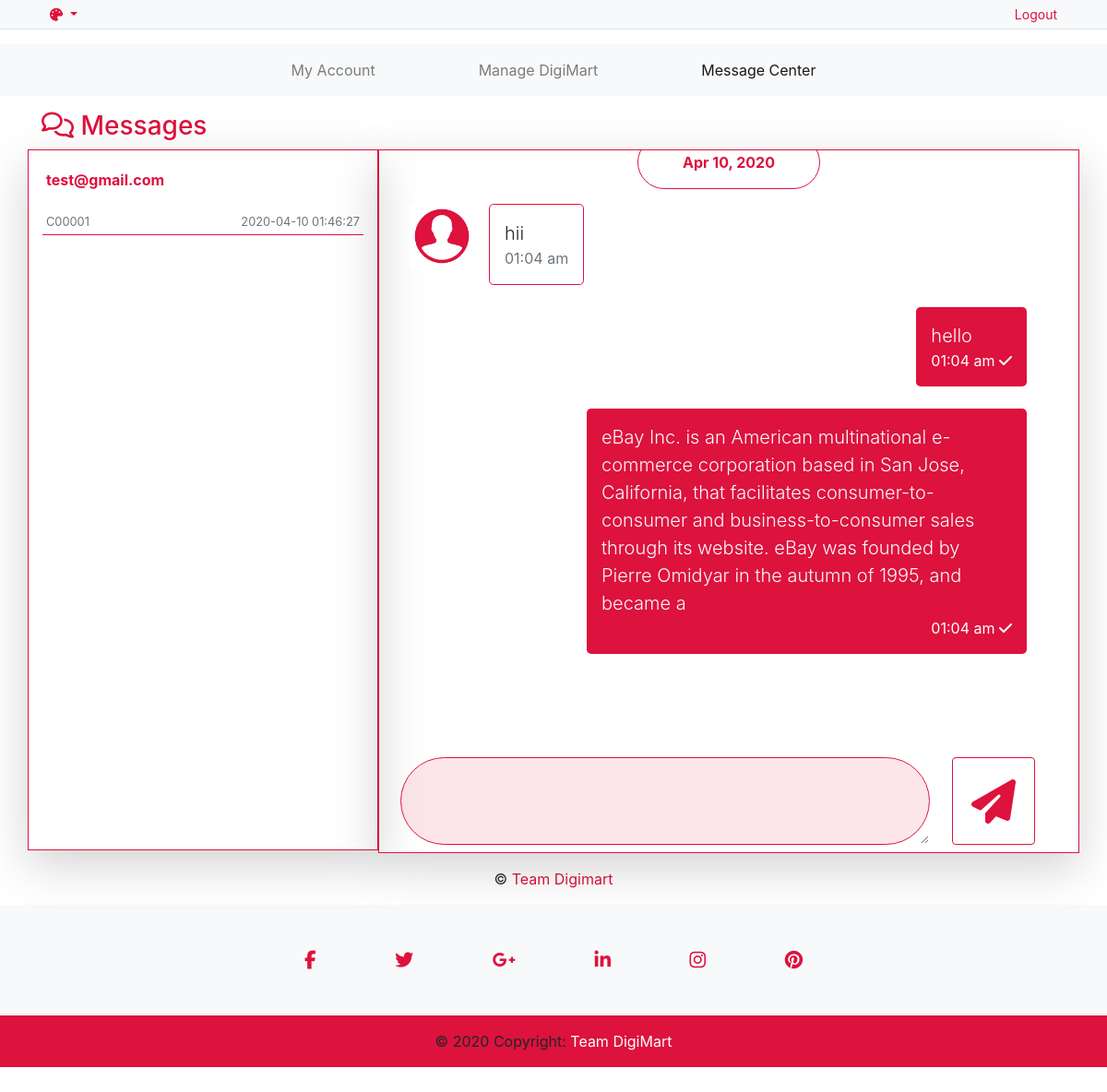
/html/digimart_message_center.php?msgId=C00001, run on the app's committed database.
### tables this page shows
CREATE TABLE IF NOT EXISTS `customer_message` (
  `id` int(11) NOT NULL AUTO_INCREMENT,
  `from` varchar(8) NOT NULL DEFAULT 'digimart',
  `to` varchar(8) NOT NULL DEFAULT 'digimart',
  `message` varchar(500) NOT NULL,
  `date_time` datetime NOT NULL DEFAULT current_timestamp(),
  `is_unread` tinyint(1) NOT NULL DEFAULT 1,
  `is_deleted` tinyint(1) NOT NULL DEFAULT 0,
  PRIMARY KEY (`id`)
);

### html/digimart_message_center.php (the view, shortened to what this page needs)
<?php
    require_once('../connection/connection.php');
    $dt = "";
    $em = "";
    $unreadMsgCount = 0;
    if(isset($_GET['msgId'])) {
        $msgId = $_GET['msgId'];
        $sql = "UPDATE `customer_message` SET `is_unread` = 0 WHERE `from` = '{$msgId}' AND `is_deleted` = 0";
        mysqli_query($conn, $sql);
    }
?>
<!DOCTYPE html>
<html>
<head>
    <link type="text/css" href="../vendor/bootstrap/css/bootstrap.min.css" rel="stylesheet">
    <link type="text/css" href="../css/navbar.css" rel="stylesheet">
</head>
<body onload="chatBottomView()">
    <?php
        require_once('digimart_header_half.php');
    ?>
    <div class="container-fluide">
        <nav class="navbar navbar-expand-lg <?php if(isset($_COOKIE['theme']) && ($_COOKIE['theme']=='dark'))echo "navbar-dark bg-dark"; else echo "navbar-light bg-light"; ?> my-3">
            <div class="collapse navbar-collapse d-flex justify-content-center" id="navbarNav">
                <ul class="navbar-nav">
                    <li class="nav-item mx-5">
                        <a class="nav-link" href="digimart_account.php">My Account</a>
                    </li>
                    <li class="nav-item mx-5">
                        <a class="nav-link" href="digimart_manage_digimart.php">Manage DigiMart</a>
                    </li>
                    <li class="nav-item active mx-5">
                        <a class="nav-link" href="digimart_message_center.php">Message Center <span class="badge badge-pill badge-danger"><?php if($unreadMsgCount!=0) echo $unreadMsgCount; ?></span></a>
                    </li>
                </ul>
            </div>
        </nav>
    </div>
    <div class="container">
        <h3 class="text-danger"><i class="far fa-comments"></i> Messages</h3>
        <div class="row">
            <div class="msgListArea scrollbar-deep-purple bordered-deep-purple thin py-3 col-4 border border-danger shadow-lg <?php if(isset($_COOKIE['theme']) && ($_COOKIE['theme']=='dark'))echo "text-light bg-dark"; ?>">
                <div class="sidebar d-flex flex-column">
                    <?php
                        $query2 = "SELECT DISTINCT `from`, `to` FROM `customer_message` WHERE `to` = 'digimart' AND `is_deleted` = 0 ORDER BY `date_time` ASC";
                        $result = $conn->query($query2);
                        while ($row = $result->fetch_assoc()) {
                            $query1 = "SELECT m.*, c.`email` FROM `customer_message` m, `customer` c WHERE (m.`from` = c.`id` OR m.`to` = c.`id`) AND (m.`from` = '{$row['from']}' OR m.`to` = '{$row['from']}') AND m.`is_deleted` = 0 ORDER BY m.`date_time` DESC LIMIT 1";
                            $result1 = $conn->query($query1);
                            while ($row1 = $result1->fetch_assoc()) {
                                $dt = $row1['date_time'];
                                $em = $row1['email'];
                                $to = $row1['to'];
                                $unread = $row1['is_unread'];
                            }
                    ?>
                    <a href="digimart_message_center.php?msgId=<?php echo $row['from']; ?>">
                        <div class="p-1 border-bottom border-danger">
                            <b class="d-flex justify-content-between"><?php echo $em; ?><small class=""><?php if(($to == 'digimart') and ($unread == 1)) echo "<i class='fas fa-flag'></i>"; ?></small></b><br>
                            <small class="d-flex justify-content-between text-secondary"><lable><?php echo $row['from']; ?></lable><?php echo $dt; ?></small>
                        </div>
                    </a>
                    <?php
                        }
                    ?>
                </div>
            </div>
            <div class="col-8 border border-danger shadow-lg <?php if(isset($_COOKIE['theme']) && ($_COOKIE['theme']=='dark'))echo "text-light bg-dark"; ?>">
                <div class="row p-5 msgArea scrollbar-deep-purple bordered-deep-purple thin">
                    <div id="msgcontainer">
                        <?php
                        if(isset($_GET['msgId'])) {
                            $msgId = $_GET['msgId'];
                            $sql = "UPDATE `customer_message` SET `is_unread` = 0 WHERE `from` = '{$msgId}' AND `is_deleted` = 0";
                            mysqli_query($conn, $sql);
                            $query2 = "SELECT * FROM `customer_message` WHERE `is_deleted` = 0 AND (`from` = '{$msgId}' OR `to` = '{$msgId}') ORDER BY `date_time` ASC";
                            $result = $conn->query($query2);
                            $prev = null;
                            if (mysqli_num_rows($result) > 0) {
                                while ($row = $result->fetch_assoc()) {
                                    $date_time = date_create($row['date_time']);
                                    $time = date_format($date_time,"H:m a");
                                    $next = date_format($date_time,"M d, Y");
                                    if($prev == null) {
                                        if(date("M d, Y") == $next) {
                        ?>
                        <div class="row my-3 date">
                            <div class="col-12 d-flex justify-content-center">
                                <div class="rounded-pill border border-danger text-danger px-5">
                                    <p class="mt-3"><b>
                                        <?php echo "Today"; ?>
                                    </b></p>
                                </div>
                            </div>
                        </div>
                        <?php
                                        } else {
                        ?>
                        <div class="row my-3 date">
                            <div class="col-12 d-flex justify-content-center">
                                <div class="rounded-pill border border-danger text-danger px-5">
                                    <p class="mt-3"><b>
                                        <?php echo $next; ?>
                                    </b></p>
                                </div>
                            </div>
                        </div>
                        <?php
                                        }
                                    }
                                        $prev = $next;
                                    if($row['from'] == 'digimart'){
                        ?>
                        <div class="row my-2 send">
                            <div class="col-12 d-flex pl-5 justify-content-end">
                                <div class="pl-5 ml-5 float-right">
                                    <p class="mr-2 p-3 ml-5 rounded-lg bg-danger text-light lead">
                                        <?php echo $row['message']; ?>
                                        <br>
                                        <a class="d-flex flex-row-reverse"><small class="text-white"><?php echo $time; ?> <i class="fas fa-check <?php if($row['is_unread']==0) echo "text-primary"; ?>"></i></small></a>
                                    </p>
                                </div>
                            </div>
                        </div>
                        <?php
                                    } else {
                        ?>
                        <div class="row my-2 received">
                            <div class="d-flex justify-content-start">
                                <div class="incoming_msg_img">
                                    <img src="../image/customer_msg_icon.jpg" alt="msg_icon">
                                </div>
                                <div class="pr-5 mr-5">
                                    <p class="ml-3 p-3 mr-5 rounded-lg border border-danger lead">
                                        <?php echo $row['message']; ?>
                                        <br>
                                        <small class="text-muted d-flex flex-row-reverse"><?php echo $time; ?></small>
                                    </p>
                                </div>
                            </div>
                        </div>
                        <?php
                                    }
                                }
                            }
                        }
                        ?>
                        <div class="row">
                            <div class="col-12 d-flex pl-5 justify-content-end">
                            </div>
                        </div>
                    </div>
                </div>
                <form method="post" action="digimart_message_center.php">
                    <div class="row m-0 p-2">
                        <div class="d-flex flex-row w-100">
                            <textarea class="form-control msgTypeArea px-4" name="msg" id="msg" rows="3" required <?php if(!isset($_GET['msgId'])) echo "disabled"; ?>></textarea>
                            <button type="submit" id="sendMsg" class="mx-4 pt-2 btn btn-outline-danger" name="sendMsg" <?php if(!isset($_GET['msgId'])) echo "disabled"; ?>><i class="fas fa-paper-plane fa-3x px-2"></i></button>
                        </div>
                    </div>
                </form>
            </div>
        </div>
            <p class="text-center my-3"> &copy; <a class="text-danger">Team Digimart</a></p>
    </div>
    <?php
        require_once('footer.php');
    ?>
</body>
</html>

### css/navbar.css (style rules this page uses)
.form-control::placeholder { color: #aaa; font-style: italic; }

### data on the page
customer_message: date_time "Apr 10, 2020", message "hii", date_time "01:04 am"
customer_message: message "hello", date_time "01:04 am", is_unread 1 (drawn)
customer_message: message "eBay Inc. is an American multinational e-commerce corporation based in San Jose, California, that facilitates consumer-to-consumer and business-to-consumer sales through its website. eBay was founded by Pierre Omidyar in the autumn of 1995, and became a", date_time "01:04 am", is_unread 1 (drawn)

### other printed values
$em "test@gmail.com"
$row['from'] "C00001"
$dt "2020-04-10 01:46:27"
